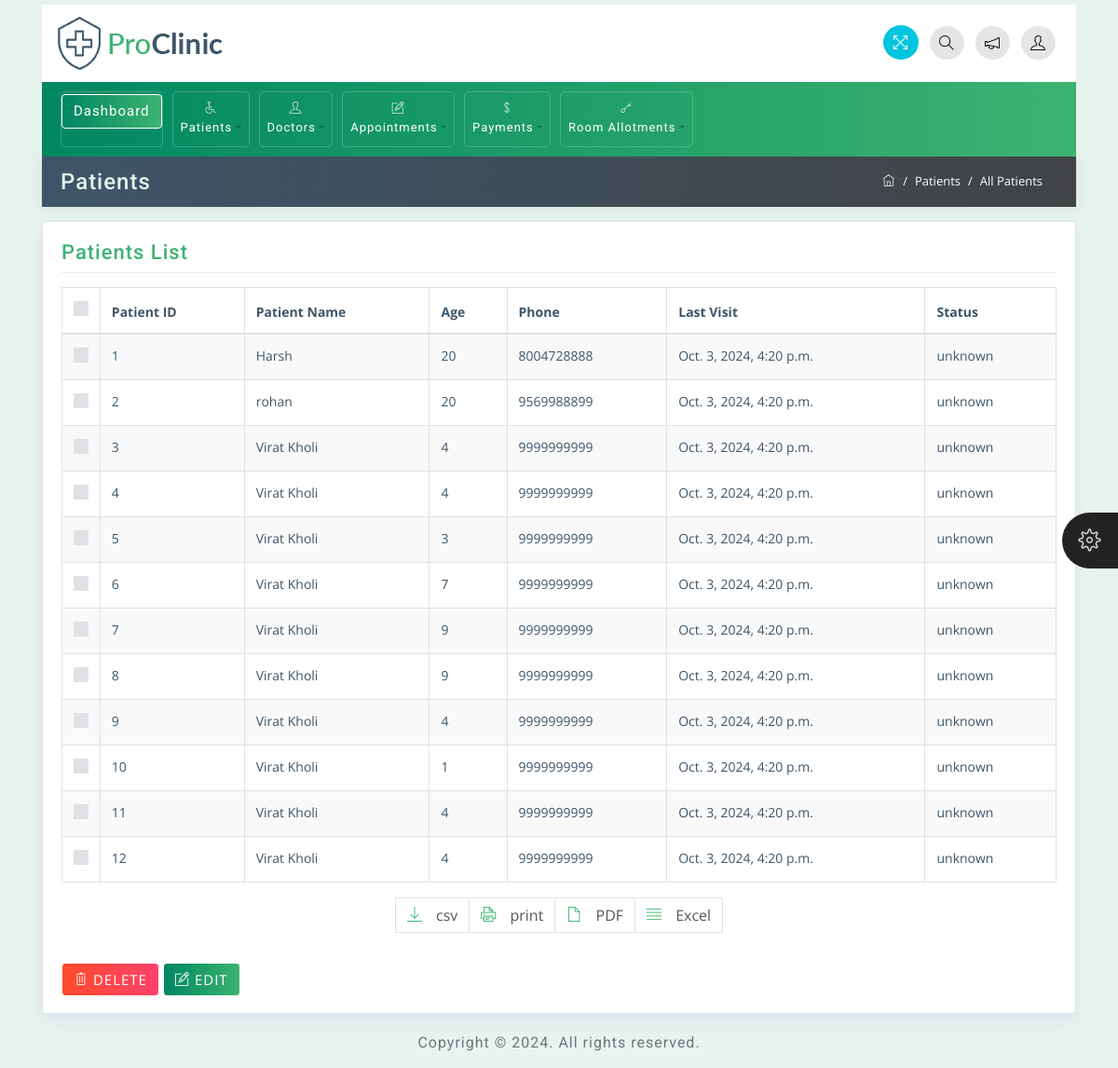
The app's page /Patient/all/ with its own data.
### app/models.py (models this page shows, shortened)
class Patient(models.Model):
    patient_Name = models.CharField(max_length=100)
    date_of_birth = models.CharField(max_length=100)
    age = models.IntegerField()
    phone = models.CharField(max_length=20)
    email = models.EmailField(max_length=100)
    gender = models.CharField(max_length=50)
    address = models.TextField()
    last_visit = models.DateTimeField(default=timezone.now, null=True, blank=True)
    status = models.CharField(max_length=50)
    created_at = models.DateTimeField(default=timezone.now)

### Hospital/views.py (the view)
# urls.py: path('Patient/all/', views.PATIENTS, name='PATIENTS'),
def PATIENTS(request):
    all_Patients = Patient.objects.all
    return render(request , 'patients/PATIENTS.html',{'all':all_Patients})

### templates/patients/PATIENTS.html (shortened to what this page needs)
{% extends 'base.html' %}
{% block content %}
				<div class="container mt-0">
					<div class="row breadcrumb-bar">
						<div class="col-md-6">
							<h3 class="block-title">Patients</h3>
						</div>
						<div class="col-md-6">
							<ol class="breadcrumb">
								<li class="breadcrumb-item">
									<a href="index.html">
										<span class="ti-home"></span>
									</a>
								</li>
								<li class="breadcrumb-item">Patients</li>
								<li class="breadcrumb-item active">All Patients</li>
							</ol>
						</div>
					</div>
				</div>
			<div class="container">
				<div class="row">
					<div class="col-md-12">
						<div class="widget-area-2 proclinic-box-shadow">
							<h3 class="widget-title">Patients List</h3>
							<div class="table-responsive mb-3">
								<table id="tableId" class="table table-bordered table-striped">
									<thead>
										<tr>
											<th class="no-sort">
												<div class="custom-control custom-checkbox">
												</div>
											</th>
											<th>Patient ID</th>
											<th>Patient Name</th>
											<th>Age</th>
											<th>Phone</th>
											<th>Last Visit</th>
											<th>Status</th>
										</tr>
									</thead>
									<tbody>
										{% for patient in all %}
											<tr>
												<td>
													<div class="custom-control custom-checkbox">
													</div>
												</td>
												<td>{{ patient.id }}</td>
												<td>{{ patient.patient_Name }}</td>
												<td>{{ patient.age }}</td>
												<td>{{ patient.phone }}</td>
												<td>{{ patient.last_visit }}</td>
												<td>{{ patient.status }}</td>
											</tr>
										{% endfor %}
									</tbody>
								</table>
								<nav aria-label="Page navigation example">
									<ul class="pagination justify-content-center export-pagination">
										<li class="page-item">
											<a class="page-link" href="#"><span class="ti-download"></span> csv</a>
										</li>
										<li class="page-item">
											<a class="page-link" href="#"><span class="ti-printer"></span>  print</a>
										</li>
										<li class="page-item">
											<a class="page-link" href="#"><span class="ti-file"></span> PDF</a>
										</li>
										<li class="page-item">
											<a class="page-link" href="#"><span class="ti-align-justify"></span> Excel</a>
										</li>
									</ul>
								</nav>
								<button type="button" class="btn btn-danger mt-3 mb-0"><span class="ti-trash"></span> DELETE</button>
								<button type="button" class="btn btn-primary mt-3 mb-0"><span class="ti-pencil-alt"></span> EDIT</button>
							</div>
						</div>
					</div>
				</div>
			</div>
{%  endblock %}

### templates/base.html (shortened to what this page needs)
<!DOCTYPE html>
<html>
<head>
    {% load static %}
	<link rel="stylesheet" href="{%static 'css/bootstrap.min.css'%}">
	<link rel="stylesheet" href="{%static 'css/themify-icons.css'%}">
	<link rel="stylesheet" href="{%static 'css/animate.css'%}">
	<link rel="stylesheet" href="{%static 'css/styles.css'%}">
	<link rel="stylesheet" href="{%static 'css/green.css'%}" id="style_theme">
	<link rel="stylesheet" href="{%static 'css/responsive.css'%}">
	<link rel="stylesheet" href="{%static 'charts/css/morris.css'%}">
	<link rel="stylesheet" href="{%static 'css/jquery-jvectormap.css'%}">
</head>
<body>
	<div class="theme-settings" id="switcher">
		<span class="theme-click">
			<span class="ti-settings"></span>
		</span>
	</div>
    <div class="wrapper">
		<div id="content">
			<div class="container top-brand">
				<nav class="navbar navbar-default">
					<div class="navbar-header">
						<div class="sidebar-header"> <a href="index.html"><img src="{% static 'images/logo-dark.png'%}" class="logo" alt="logo"></a>
						</div>
					</div>
					<ul class="nav justify-content-end">
						<li class="nav-item">
							<a class="nav-link">
								<span title="Fullscreen" class="ti-fullscreen fullscreen"></span>
							</a>
						</li>
						<li class="nav-item">
							<a class="nav-link" data-toggle="modal" data-target=".proclinic-modal-lg">
								<span class="ti-search"></span>
							</a>
						</li>
						<li class="nav-item">
							<a class="nav-link dropdown-toggle" data-toggle="dropdown" href="#" role="button" aria-haspopup="true"
							 aria-expanded="false">
								<span class="ti-announcement"></span>
							</a>
						</li>
						<li class="nav-item">
							<a class="nav-link dropdown-toggle" data-toggle="dropdown" href="#" role="button" aria-haspopup="true"
							 aria-expanded="false">
								<span class="ti-user"></span>
							</a>
						</li>
					</ul>
				</nav>
			</div>
			<div class="container menu-nav">
				<nav class="navbar navbar-expand-lg proclinic-bg text-white">
					<div class="collapse navbar-collapse" id="navbarSupportedContent">
						<ul class="navbar-nav mr-auto">
							<li class="nav-item">
								<a class="btn btn-primary" href="{% url 'home' %}">Dashboard</a>
							</li>
							<li class="nav-item dropdown">
								<a class="nav-link dropdown-toggle" data-toggle="dropdown" href="#" role="button" aria-haspopup="true"
								 aria-expanded="false"><span class="ti-wheelchair"></span> Patients</a>
							</li>
							<li class="nav-item dropdown">
								<a class="nav-link dropdown-toggle" data-toggle="dropdown" href="#" role="button" aria-haspopup="true"
								 aria-expanded="false"><span class="ti-user"></span> Doctors</a>
							</li>
							<li class="nav-item dropdown">
								<a class="nav-link dropdown-toggle" data-toggle="dropdown" href="#" role="button" aria-haspopup="true"
								 aria-expanded="false"><span class="ti-pencil-alt"></span> Appointments</a>
							</li>
							<li class="nav-item dropdown">
								<a class="nav-link dropdown-toggle" data-toggle="dropdown" href="#" role="button" aria-haspopup="true"
								 aria-expanded="false"><span class="ti-money"></span> Payments</a>
							</li>
							<li class="nav-item dropdown">
								<a class="nav-link dropdown-toggle" data-toggle="dropdown" href="#" role="button" aria-haspopup="true"
								 aria-expanded="false"><span class="ti-key"></span> Room Allotments</a>
							</li>
						</ul>
					</div>
				</nav>
			</div>
            {% block content %}
            {%  endblock %}
			<div class="container">
				<div class="d-sm-flex justify-content-center">
				  <span class="text-muted text-center d-block d-sm-inline-block">Copyright ©  2024. All rights reserved.</span>
				</div>
			</div>
		</div>
	    </div>
</body>
</html>

### static/css/styles.css (style rules this page uses)
body { font-family: 'Open Sans', sans-serif; background-color: #E7F3ED; color: #3e5569; }
h1, h2, h3, h4, h5, h6, span, .menu-nav { font-family: 'Roboto', sans-serif; letter-spacing: 1px; }
a, a:hover, a:focus { color: inherit; text-decoration: none; transition: all 0.3s; }
.navbar { padding: 10px 15px; background: #fff; border: none; border-radius: 0; }
.breadcrumb { border-radius: 0; margin-bottom: 0; float: right; border-radius: 20px; background-color: transparent; }
.breadcrumb-bar { background: #3e5569; background: -webkit-linear-gradient(to left, #414345, #3e5569); background: linear-gradient(to left, #414345, #3e5569); margin-left: 0px !important; margin-right: 0px !important; padding: 5px 20px; -webkit-box-shadow: 0px 1px 15px 1px rgba(69,65,78,0.1); box-shadow: 0px 1px 15px 1px rgba(69,65,78,0.1); color: #fff; border: 0px solid; }
.breadcrumb-item { color: #ffffff; font-size: 13px; }
.breadcrumb-item.active { color: #ffffff; font-size: 13px; }
.breadcrumb-item+.breadcrumb-item::before { color: #ffffff; }
.breadcrumb-bar div[class*="col-"] { padding-right: 0px; padding-left: 0px; }
.table td, .table th { padding: .75rem; }
#content { padding-top: 5px; padding-bottom: 15px; transition: all 0.3s; width: 100%; }
.text-muted { color: #6c757d!important; padding-top: 20px; }
.proclinic-box-shadow { border-radius: 0; border: 0; -webkit-box-shadow: 0 0 0 1px #dce3ec, 0 8px 16px 0 #dce3ec; box-shadow: 0 0 0 1px #dce3ec, 0 8px 16px 0 #dce3ec; background: #fff; margin-top: 20px; }
div[class*="col-"] { padding-right: 6px; padding-left: 6px; }
.table-striped tbody tr:nth-of-type(odd) { background-color: rgba(61,79,90,.03); }
.table .custom-control.custom-checkbox { padding-left: 0; }
table.table tbody td, table.table thead th { font-size: 14px; }
.pagination .page-link [class^="ti-"], .pagination .page-link [class*=" ti-"] { margin-right: 10px; }
.export-pagination.pagination .page-link { color: #555555; }
#switcher { position: fixed; bottom: 45%; right: -130px; width: 130px; background-color: #404040; color: #ffffff; z-index: 9999; font-size: 15px; padding-bottom: 20px; -webkit-transition: all 0.6s ease; transition: all 0.6s ease; height: 80px; }
#switcher .theme-click { display: block; position: absolute; padding: 8px; width: 60px; height: 60px; line-height: 48px; color: #ffffff; font-size: 24px; background-color: #222; text-align: center; left: -60px; top: 0; cursor: pointer; z-index: 2; border-radius: 30px 0 0 30px; }
#switcher .theme-click .ti-settings { color: #ddd; }
.menu-nav .navbar-nav .nav-item { font-size: 13px; padding: 2px 0px; border: 1px solid rgba(255,255,255,.2); margin: 0 5px; border-radius: 5px; }
.menu-nav .dropdown-toggle::after { color: rgba(0,0,0,.3); }
.menu-nav [class^="ti-"], .menu-nav [class*=" ti-"] { color: rgba(255,255,255,.8); }
.navbar-default .dropdown-toggle::after { display: none; }
.navbar-default .ti-announcement, .navbar-default .ti-user, .navbar-default .ti-search { padding: 10px; border-radius: 50%; color: #000; }
.navbar-default .ti-user, .navbar-default .ti-announcement, .navbar-default .ti-search { background: rgba(0,0,0,.1); }
.top-brand .nav-link { padding: 6px; cursor: pointer; }
.navbar .nav .nav-item:last-child .nav-link { padding-right: 7px; }
.fullscreen { padding: 10px; font-size: 17px; cursor: pointer; background: #00c5dc; color: #fff; border-radius: 50%; margin-left: 10px; }
h3.block-title { background: transparent; margin: 4px auto; color: #E7F3ED; }
.widget-area-2 { background: #fff; margin-top: 1rem; padding: 20px; padding-bottom: 2px; border-radius: 2px; }
.widget-title { font-size: 22px; padding-bottom: .5rem; margin-bottom: 15px; border-bottom: 1px solid #eeeeee; }
.btn { margin-bottom: 5px; font-size: 15px; letter-spacing: 1px; }
.btn-danger { background: #FF416C; background: -webkit-linear-gradient(to right, #FF4B2B, #FF416C); background: linear-gradient(to right, #FF4B2B, #FF416C); border-color: #fff; }
.pagination .page-item:first-child .page-link, .pagination .page-item:last-child .page-link { border-radius: 0px; }
.block-title { -ms-flex: 1 1 auto; flex: 1 1 auto; min-height: 1.75rem; font-size: 1.5rem; line-height: 1.5; }

### static/css/responsive.css (style rules this page uses)
@media (min-width: 992px) { .row { margin-right: -5px; margin-left: -5px; } }
@media (min-width: 992px) and (max-width: 1200px) { .menu-nav [class^="ti-"], .menu-nav [class*=" ti-"] { display: block; margin-bottom: 5px; text-align: center; } }

### records on screen
Patient: id "1", patient_Name "Harsh", age "20", phone "8004728888", last_visit "Oct. 3, 2024, 4:20 p.m.", status "unknown"
Patient: id "2", patient_Name "rohan", age "20", phone "9569988899", last_visit "Oct. 3, 2024, 4:20 p.m.", status "unknown"
Patient: id "3", patient_Name "Virat Kholi", age "4", phone "9999999999", last_visit "Oct. 3, 2024, 4:20 p.m.", status "unknown"
Patient: id "4", patient_Name "Virat Kholi", age "4", phone "9999999999", last_visit "Oct. 3, 2024, 4:20 p.m.", status "unknown"
Patient: id "5", patient_Name "Virat Kholi", age "3", phone "9999999999", last_visit "Oct. 3, 2024, 4:20 p.m.", status "unknown"
Patient: id "6", patient_Name "Virat Kholi", age "7", phone "9999999999", last_visit "Oct. 3, 2024, 4:20 p.m.", status "unknown"
Patient: id "7", patient_Name "Virat Kholi", age "9", phone "9999999999", last_visit "Oct. 3, 2024, 4:20 p.m.", status "unknown"
Patient: id "8", patient_Name "Virat Kholi", age "9", phone "9999999999", last_visit "Oct. 3, 2024, 4:20 p.m.", status "unknown"
Patient: id "9", patient_Name "Virat Kholi", age "4", phone "9999999999", last_visit "Oct. 3, 2024, 4:20 p.m.", status "unknown"
Patient: id "10", patient_Name "Virat Kholi", age "1", phone "9999999999", last_visit "Oct. 3, 2024, 4:20 p.m.", status "unknown"
Patient: id "11", patient_Name "Virat Kholi", age "4", phone "9999999999", last_visit "Oct. 3, 2024, 4:20 p.m.", status "unknown"
Patient: id "12", patient_Name "Virat Kholi", age "4", phone "9999999999", last_visit "Oct. 3, 2024, 4:20 p.m.", status "unknown"
